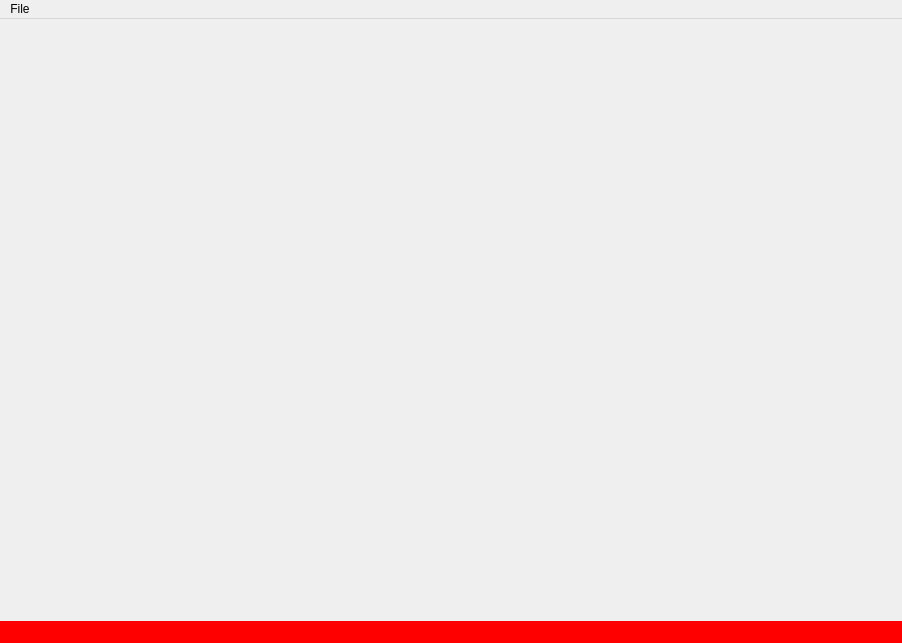
<?xml version="1.0" encoding="UTF-8"?>
<ui version="4.0">
 <class>MainWindow</class>
 <widget class="QMainWindow" name="MainWindow">
  <property name="geometry">
   <rect>
    <x>0</x>
    <y>0</y>
    <width>902</width>
    <height>643</height>
   </rect>
  </property>
  <property name="windowTitle">
   <string>MainWindow</string>
  </property>
  <widget class="QWidget" name="centralwidget"/>
  <widget class="QMenuBar" name="menubar">
   <property name="geometry">
    <rect>
     <x>0</x>
     <y>0</y>
     <width>902</width>
     <height>22</height>
    </rect>
   </property>
   <widget class="QMenu" name="menuFile">
    <property name="title">
     <string>File</string>
    </property>
    <addaction name="actionLogin"/>
    <addaction name="actionTry"/>
   </widget>
   <addaction name="menuFile"/>
  </widget>
  <widget class="QStatusBar" name="statusbar">
   <property name="styleSheet">
    <string notr="true">background:red;</string>
   </property>
  </widget>
  <action name="actionLogin">
   <property name="text">
    <string>Login</string>
   </property>
  </action>
  <action name="actionTry">
   <property name="text">
    <string>Try</string>
   </property>
  </action>
 </widget>
 <resources/>
 <connections>
  <connection>
   <sender>actionTry</sender>
   <signal>triggered()</signal>
   <receiver>MainWindow</receiver>
   <slot>close()</slot>
   <hints>
    <hint type="sourcelabel">
     <x>-1</x>
     <y>-1</y>
    </hint>
    <hint type="destinationlabel">
     <x>450</x>
     <y>321</y>
    </hint>
   </hints>
  </connection>
 </connections>
</ui>
